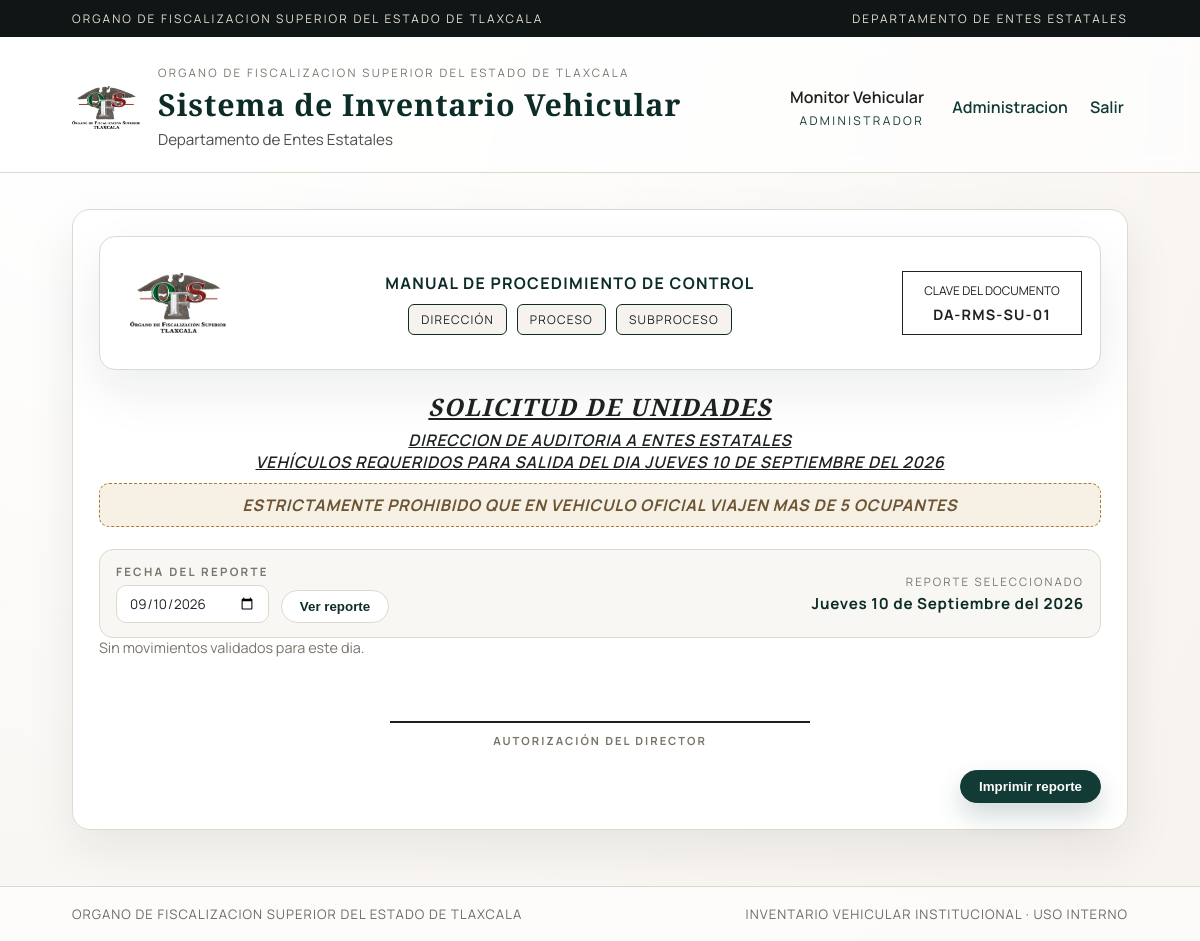
Page /reporte-diario (signed in) on the earlier database version.
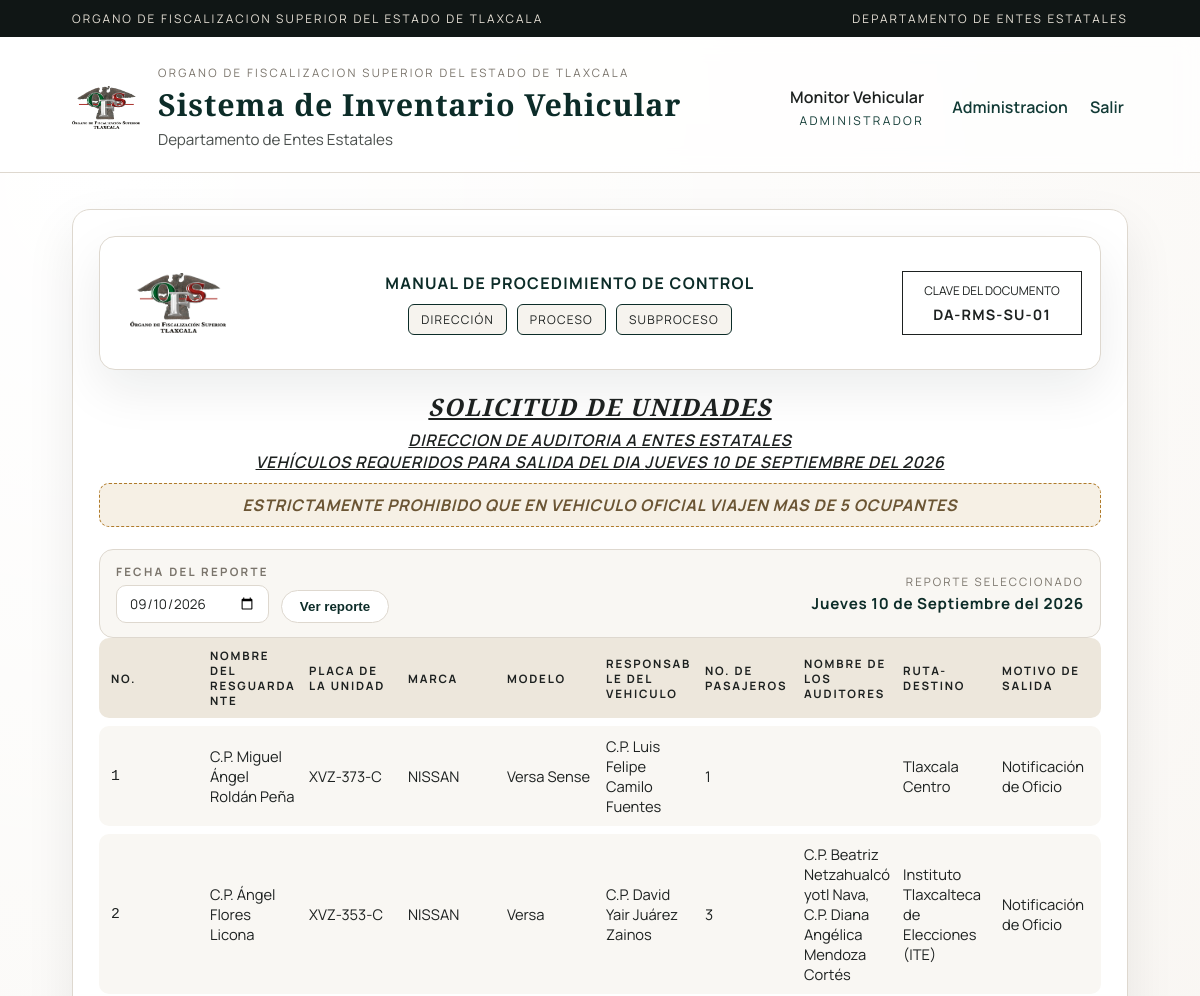
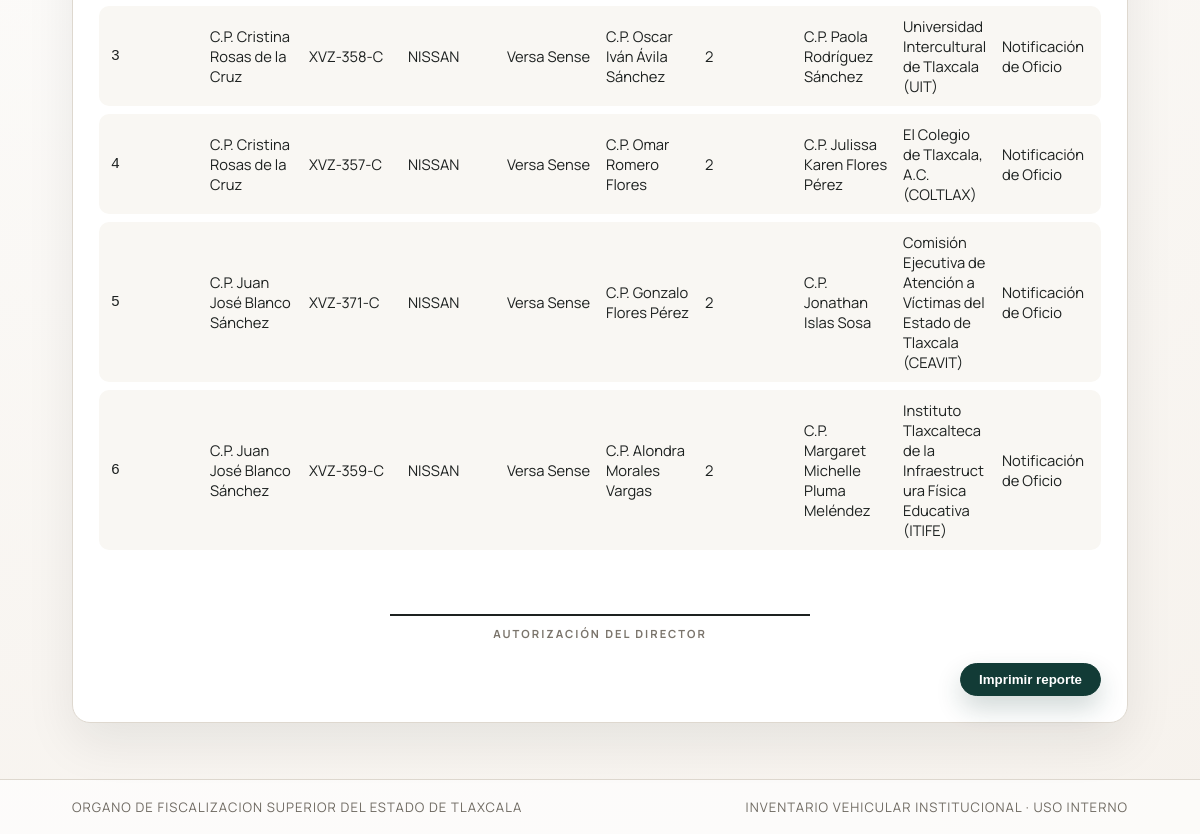
Same page on the later database version (2 pictures, top to bottom).
### tables this page shows
CREATE TABLE "movimientos" (
                    id INTEGER PRIMARY KEY AUTOINCREMENT,
                    folio TEXT UNIQUE NOT NULL,
                    usuario_id INTEGER NOT NULL,
                    ente_clave TEXT NOT NULL,
                    fecha_solicitud TEXT NOT NULL,
                    fecha_entrega TEXT,
                    fecha_devolucion TEXT,
                    cantidad INTEGER NOT NULL,
                    receptor_nombre TEXT NOT NULL,
                    firma_recepcion TEXT,
                    devuelto INTEGER DEFAULT 0,
                    observaciones TEXT,
                    resguardante_nombre TEXT,
                    resguardante_id INTEGER,
                    placa_unidad TEXT,
                    marca TEXT,
                    modelo TEXT,
                    responsable_vehiculo TEXT,
                    vehiculo_id INTEGER,
                    responsable_id INTEGER,
                    no_pasajeros INTEGER,
                    ruta_destino TEXT,
                    motivo_salida TEXT,
                    created_at TIMESTAMP DEFAULT CURRENT_TIMESTAMP, es_emergencia INTEGER DEFAULT 0,
                    FOREIGN KEY(usuario_id) REFERENCES usuarios(id),
                    FOREIGN KEY(vehiculo_id) REFERENCES vehiculos(id)
                );

### app.py (the view)
    @app.route("/reporte-diario")
    def reporte_diario():
        if not session.get("autenticado"):
            return redirect(url_for("login"))
        if session.get("rol") != "monitor":
            return redirect(url_for("dashboard"))
        fecha = _normalizar_fecha_solicitud(request.args.get("fecha"))
        movimientos = db_manager.listar_movimientos_entregados(
            session.get("usuario_id"),
            fecha,
        )
        fecha_larga = _fecha_larga_es(fecha)
        return render_template(
            "reporte_diario.html",
            movimientos=movimientos,
            fecha_larga=fecha_larga,
            fecha=fecha,
            can_print=True,
        )

### app.py (called while the page is built)
def _normalizar_fecha_solicitud(fecha_txt: Optional[str]) -> str:
    if not fecha_txt:
        return date.today().isoformat()
    try:
        return datetime.strptime(fecha_txt, "%Y-%m-%d").date().isoformat()
    except ValueError:
        return date.today().isoformat()

def _fecha_larga_es(fecha_iso: str) -> str:
    if not fecha_iso:
        return ""
    try:
        fecha = datetime.strptime(fecha_iso, "%Y-%m-%d").date()
    except ValueError:
        return fecha_iso
    dias = [
        "Lunes",
        "Martes",
        "Miércoles",
        "Jueves",
        "Viernes",
        "Sábado",
        "Domingo",
    ]
    meses = [
        "Enero",
        "Febrero",
        "Marzo",
        "Abril",
        "Mayo",
        "Junio",
        "Julio",
        "Agosto",
        "Septiembre",
        "Octubre",
        "Noviembre",
        "Diciembre",
    ]
    return f"{dias[fecha.weekday()]} {fecha.day:02d} de {meses[fecha.month - 1]} del {fecha.year}"

### scripts/utils.py (called while the page is built)
def normalizar_rol(rol: str) -> str:
    if (rol or "").strip().lower() in {"admin", "administrador", "gestor", "monitor"}:
        return "monitor"
    return "user"

    def _connect(self):
        conn = sqlite3.connect(self.db_path, timeout=10)
        conn.row_factory = sqlite3.Row
        return conn

    @staticmethod
    def _aplicar_resguardante_asignado(movimiento: Dict) -> Dict:
        propietarios = (movimiento.get("propietarios_nombres") or "").strip()
        if propietarios:
            movimiento["resguardante_nombre"] = propietarios
            if "," in propietarios:
                movimiento["resguardante_id"] = None
        return movimiento

### templates/reporte_diario.html (shortened to what this page needs)
{% extends "base.html" %}
{% block content %}
<section class="card report report-daily report-sheet">
  <div class="report-doc-header">
    <div class="report-doc-logo">
      <img src="{{ url_for('static', filename='img/logo.png') }}" alt="Logo institucional">
    </div>
    <div class="report-doc-title">
      <div class="report-doc-name">MANUAL DE PROCEDIMIENTO DE CONTROL</div>
      <div class="report-doc-tags">
        <span class="report-doc-tag">Dirección</span>
        <span class="report-doc-tag">Proceso</span>
        <span class="report-doc-tag">Subproceso</span>
      </div>
    </div>
    <div class="report-doc-key">
      <span>Clave del documento</span>
      <strong>DA-RMS-SU-01</strong>
    </div>
  </div>
  <div class="report-header">
    <h2>SOLICITUD DE UNIDADES</h2>
    <p class="report-subtitle">DIRECCION DE AUDITORIA A ENTES ESTATALES</p>
    <p class="report-subtitle">VEHÍCULOS REQUERIDOS PARA SALIDA DEL DIA {{ fecha_larga }}</p>
    <p class="report-warning">ESTRICTAMENTE PROHIBIDO QUE EN VEHICULO OFICIAL VIAJEN MAS DE 5 OCUPANTES</p>
  </div>
  <div class="actions report-actions report-filter">
    <form method="get" action="{{ url_for('reporte_diario') }}" class="report-filter-form">
      <label class="report-filter-field">
        <span>Fecha del reporte</span>
        <input class="date-input" type="date" name="fecha" value="{{ fecha }}" required>
      </label>
      <button class="btn ghost" type="submit">Ver reporte</button>
    </form>
    <div class="report-filter-chip">
      <span>Reporte seleccionado</span>
      <strong>{{ fecha_larga }}</strong>
    </div>
  </div>
  {% if movimientos %}
  <div class="table table-10">
    <div class="table-row header">
      <span class="center-print">No.</span>
      <span>Nombre del resguardante</span>
      <span class="center-print">Placa de la unidad</span>
      <span class="center-print">Marca</span>
      <span class="center-print">Modelo</span>
      <span>Responsable del vehiculo</span>
      <span class="center-print">No. de pasajeros</span>
      <span>Nombre de los auditores</span>
      <span>Ruta-destino</span>
      <span>Motivo de salida</span>
    </div>
    {% for mov in movimientos %}
    {% set no_pasajeros = (mov.no_pasajeros or 0) | int %}
    <div class="table-row">
      <span class="mono center-print">{{ loop.index }}</span>
      <span>{{ mov.resguardante_nombre or "No registrado" }}</span>
      <span class="center-print">{{ mov.placa_unidad }}</span>
      <span class="center-print">{{ mov.marca }}</span>
      <span class="center-print">{{ mov.modelo }}</span>
      <span>{{ mov.responsable_vehiculo }}</span>
      <span class="center-print">{{ no_pasajeros + 1 }}</span>
      {% if no_pasajeros > 0 %}
      <span>{{ mov.pasajeros_nombres or "No registrados" }}</span>
      {% else %}
      <span></span>
      {% endif %}
      <span>{{ mov.ruta_destino }}</span>
      <span>{{ mov.motivo_salida }}</span>
    </div>
    {% endfor %}
  </div>
  {% else %}
  <p class="empty">Sin movimientos validados para este dia.</p>
  {% endif %}
  <div class="signature report-authorization">
    <div class="signature-line"></div>
    <span class="report-label">Autorización del Director</span>
  </div>
  {% if can_print %}
  <div class="actions report-actions">
    <button class="btn primary" id="print-report" type="button">Imprimir reporte</button>
  </div>
  {% else %}
  <div class="alert">Solo el administrador puede imprimir este reporte.</div>
  {% endif %}
</section>
{% endblock %}

### templates/base.html (shortened to what this page needs)
<!doctype html>
<html lang="es">
  <head>
    <link rel="stylesheet" href="{{ url_for('static', filename='css/style.css') }}">
  </head>
  <body>
    <div class="page">
      <div class="gov-topbar">
        <span>Organo de Fiscalizacion Superior del Estado de Tlaxcala</span>
        <span>Departamento de Entes Estatales</span>
      </div>
      <header class="gov-header">
        <div class="brand">
          <img class="brand-logo" src="{{ url_for('static', filename='img/logo.png') }}" alt="Organo de Fiscalizacion Superior del Estado de Tlaxcala">
          <div class="brand-text">
            <span class="brand-overline">Organo de Fiscalizacion Superior del Estado de Tlaxcala</span>
            <h1>Sistema de Inventario Vehicular</h1>
            <p>Departamento de Entes Estatales</p>
          </div>
        </div>
        {% if session.get('autenticado') %}
        <div class="user-area">
          <div class="user-chip">
            <span class="user-name">{{ session.get('nombre') }}</span>
            <span class="user-role">
              {% if session.get('rol') == 'monitor' %}
                Administrador
              {% else %}
                USUARIO
              {% endif %}
            </span>
          </div>
          <nav class="nav-links">
            {% if session.get('rol') == 'monitor' %}
            <a href="{{ url_for('admin') }}">Administracion</a>
            {% else %}
            <a href="{{ url_for('dashboard') }}">Solicitud</a>
            {% endif %}
            <a href="{{ url_for('logout') }}">Salir</a>
          </nav>
        </div>
        {% endif %}
      </header>
      <main class="content">
        <div class="content-inner">
          {% block content %}{% endblock %}
        </div>
      </main>
      <footer class="footer">
        <span>Organo de Fiscalizacion Superior del Estado de Tlaxcala</span>
        <span>Inventario vehicular institucional · Uso interno</span>
      </footer>
    </div>
  </body>
</html>

Differences in the rows shown:
added movimientos: resguardante_nombre "C.P. Miguel Ángel Roldán Peña", placa_unidad "XVZ-373-C", marca "NISSAN", modelo "Versa Sense", responsable_vehiculo "C.P. Luis Felipe Camilo Fuentes", no_pasajeros+1 "1", ruta_destino "Tlaxcala Centro", motivo_salida "Notificación de Oficio"
added movimientos: resguardante_nombre "C.P. Ángel Flores Licona", placa_unidad "XVZ-353-C", marca "NISSAN", modelo "Versa", responsable_vehiculo "C.P. David Yair Juárez Zainos", no_pasajeros "3", pasajeros_nombres "C.P. Beatriz Netzahualcóyotl Nava, C.P. Diana Angélica Mendoza Cortés", ruta_destino "Instituto Tlaxcalteca de Elecciones (ITE)", motivo_salida "Notificación de Oficio"
added movimientos: resguardante_nombre "C.P. Cristina Rosas de la Cruz", placa_unidad "XVZ-358-C", marca "NISSAN", modelo "Versa Sense", responsable_vehiculo "C.P. Oscar Iván Ávila Sánchez", no_pasajeros "2", pasajeros_nombres "C.P. Paola Rodríguez Sánchez", ruta_destino "Universidad Intercultural de Tlaxcala (UIT)", motivo_salida "Notificación de Oficio"
added movimientos: resguardante_nombre "C.P. Cristina Rosas de la Cruz", placa_unidad "XVZ-357-C", marca "NISSAN", modelo "Versa Sense", responsable_vehiculo "C.P. Omar Romero Flores", no_pasajeros "2", pasajeros_nombres "C.P. Julissa Karen Flores Pérez", ruta_destino "El Colegio de Tlaxcala, A.C. (COLTLAX)", motivo_salida "Notificación de Oficio"
added movimientos: resguardante_nombre "C.P. Juan José Blanco Sánchez", placa_unidad "XVZ-371-C", marca "NISSAN", modelo "Versa Sense", responsable_vehiculo "C.P. Gonzalo Flores Pérez", no_pasajeros "2", pasajeros_nombres "C.P. Jonathan Islas Sosa", ruta_destino "Comisión Ejecutiva de Atención a Víctimas del Estado de Tlaxcala (CEAVIT)", motivo_salida "Notificación de Oficio"
added movimientos: resguardante_nombre "C.P. Juan José Blanco Sánchez", placa_unidad "XVZ-359-C", marca "NISSAN", modelo "Versa Sense", responsable_vehiculo "C.P. Alondra Morales Vargas", no_pasajeros "2", pasajeros_nombres "C.P. Margaret Michelle Pluma Meléndez", ruta_destino "Instituto Tlaxcalteca de la Infraestructura Física Educativa (ITIFE)", motivo_salida "Notificación de Oficio"
Other differences:
text no longer shown: "Sin movimientos validados para este dia."
text now shown: "NO. NOMBRE DEL RESGUARDANTE PLACA DE LA UNIDAD MARCA MODELO RESPONSABLE DEL VEHICULO NO. DE PASAJEROS NOMBRE DE LOS AUDITORES RUTA-DESTINO MOTIVO DE SALIDA"
